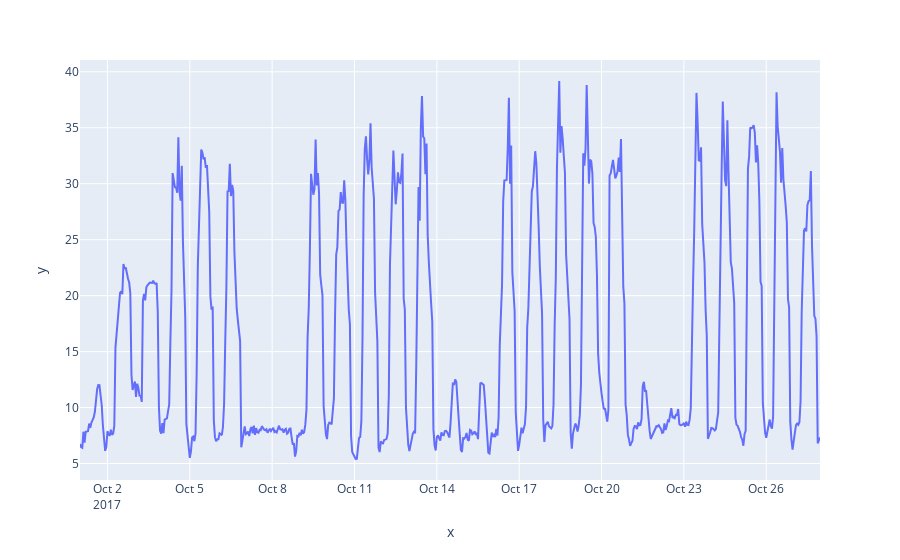

Notebook code for this chart:
### Code cell
px.line(
    x=df.index,
    y=df.kw
)

### Figure 1 — Plotly figure (JSON) as saved in the notebook; plotly's stock layout.template omitted (floating-point values rounded to 4 significant figures; data arrays with more than 128 entries replaced by an {"elided": "..."} marker saying what was removed)
{"data": [{"hovertemplate": "x=%{x}<br>y=%{y}<extra></extra>", "legendgroup": "", "line": {"color": "#636efa", "dash": "solid"}, "marker": {"symbol": "circle"}, "mode": "lines", "name": "", "orientation": "v", "showlegend": false, "type": "scatter", "x": {"elided": "648 str values"}, "xaxis": "x", "y": {"elided": "648 float values"}, "yaxis": "y"}], "layout": {"legend": {"tracegroupgap": 0}, "margin": {"t": 60}, "xaxis": {"anchor": "y", "domain": [0, 1], "title": {"text": "x"}}, "yaxis": {"anchor": "x", "domain": [0, 1], "title": {"text": "y"}}}}
